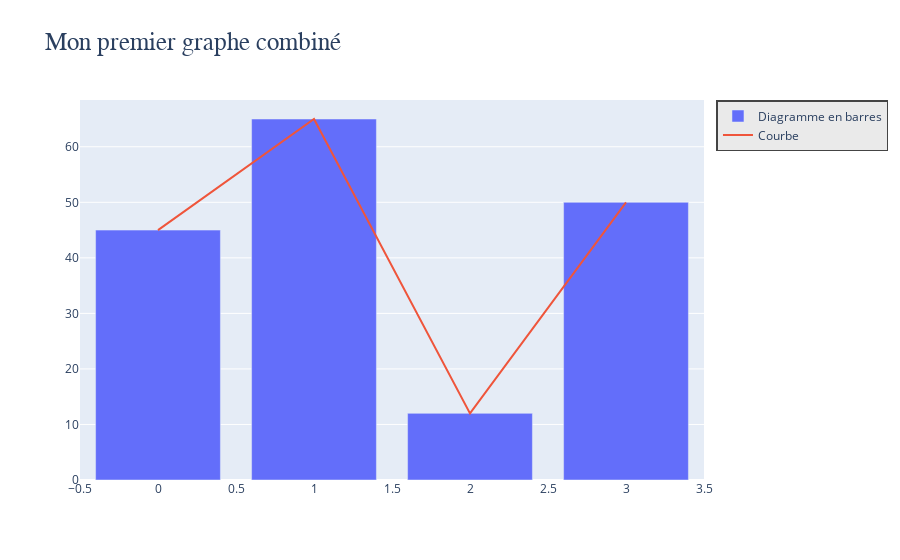

Source (notebook cell):
### Markdown cell above
**Les deux méthodes sont exactement équivalentes.**

La première méthode est efficace lorsque l'on souhaite modifier de nombreuses propriétés similaires (e.g. personnaliser en profondeur l'apparence du titre). La seconde méthode est quant à elle plus concise et claire quand on souhaite ne modifier que quelques propriétés.

Enfin, il est également possible de **configurer le `layout` directement lors de la création de la figure** (et non a posteriori comme vu ci-dessus). Pour ce faire, il suffit de **passer un objet `Layout` lors de l'instanciation** de la figure. Cet objet peut recevoir les **mêmes propriétés que précédemment**, et les deux modes de configuration (par dictionnaire, ou par "magic underscore").

### Code cell
combined_graph = go.Figure(
    data=[go.Bar(y=random_data, name='Diagramme en barres'),
          go.Scatter(y=random_data, mode='lines', name='Courbe')],
    # On rajoute la configuration du layout lors de la création du graphe
    layout=go.Layout(title_text = 'Mon premier graphe combiné',
                     title_font_size = 25,
                     title_font_family = 'Segoe UI Light',
                     legend_bgcolor = '#eaeaea',
                     legend_borderwidth = 1.5)
)

combined_graph.show()

### Figure 1 — Plotly figure (JSON) as saved in the notebook; plotly's stock layout.template omitted (floating-point values rounded to 4 significant figures)
{"data": [{"name": "Diagramme en barres", "type": "bar", "y": [45, 65, 12, 50]}, {"mode": "lines", "name": "Courbe", "type": "scatter", "y": [45, 65, 12, 50]}], "layout": {"autosize": true, "legend": {"bgcolor": "#eaeaea", "borderwidth": 1.5}, "title": {"font": {"family": "Segoe UI Light", "size": 25}, "text": "Mon premier graphe combiné"}, "xaxis": {"autorange": true, "range": [-0.5, 3.5]}, "yaxis": {"autorange": true, "range": [0, 68.42], "type": "linear"}}}
